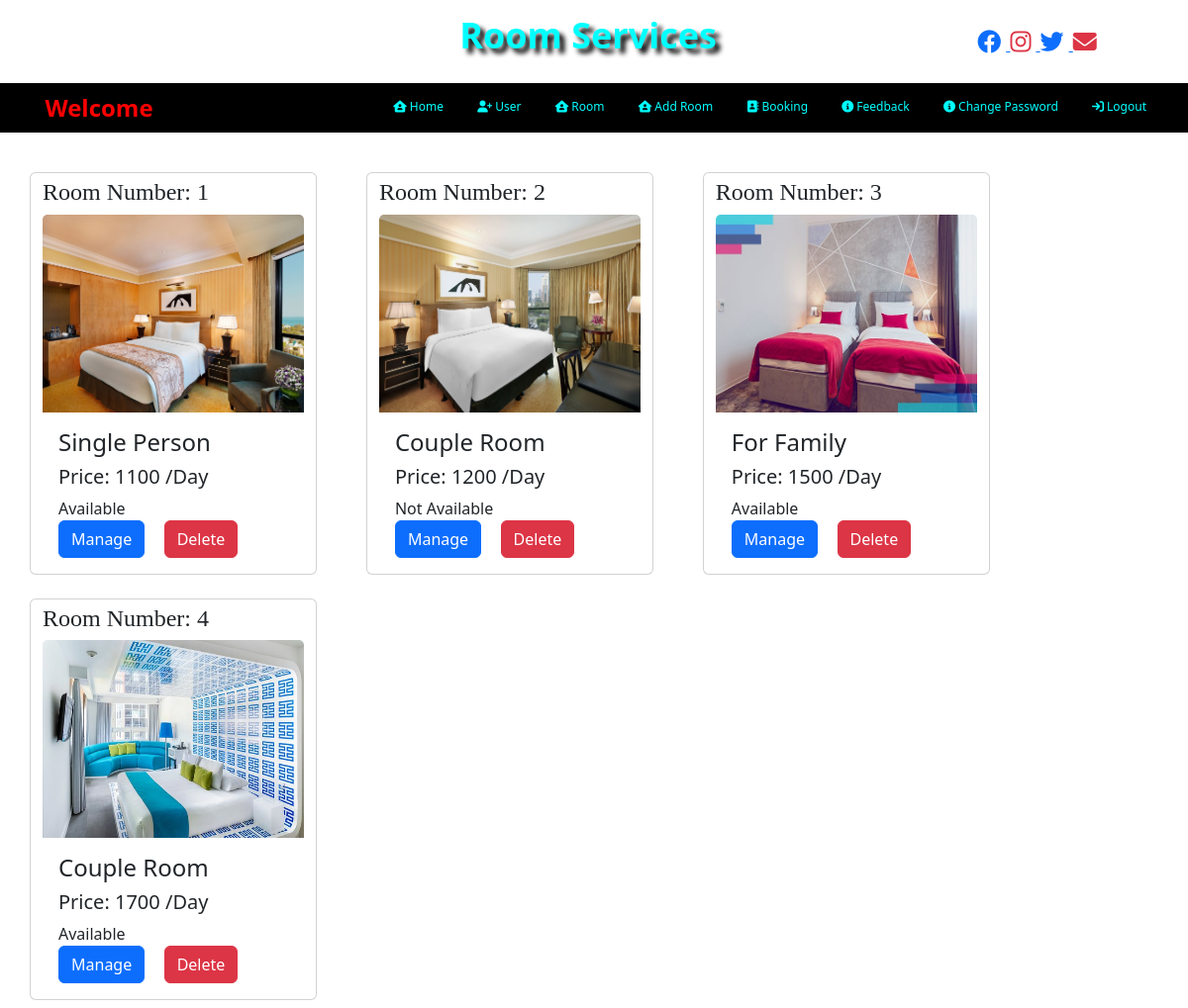
The page /view_room_admin (signed in) on the database its author committed.
### room/models.py (models this page shows)
class Room(models.Model):
    room_no = models.CharField(max_length=20,null=True,unique=True)
    image = models.FileField(null=True)
    type = models.CharField(max_length=30,null=True)
    status = models.CharField(max_length=30,null=True)
    price = models.CharField(max_length=20,null=True)

### room/views.py (the view)
# urls.py: path('view_room_admin',view_room_admin,name='view_room_admin'),
def view_room_admin(request):
    if not request.user.is_authenticated:
        return redirect('login')
    data = Room.objects.all()
    d = {'data':data}
    return render(request,'admin/view_room_admin.html',d)

### room/templates/admin/view_room_admin.html (shortened to what this page needs)
{% load static %}
{% block body %}
{% include 'admin_navigation.html' %}
<div class="container mt-4">
<div class="row">
    {% for i in data %}
    <div class="card float col-3 mt-3 mb-2 " style="width:290px">
        <h3><font face="mv boli" size="5">Room Number: {{i.room_no}}</font></h3>
        <img class="card-img-top" src="{{i.image.url}}" alt="Card image" height="200px">
        <div class="card-body">
          <h4 class="card-title">{{i.type}}</h4>
          <h5 class="card-title">Price: {{i.price}} /Day</h5>
            <div class="row">
                <div class="form-group col-md-12" >
                    <p class="card-text">{{i.status}}</p>
                </div>
                <div class="form-group col-md-5" >
                    <a href="{% url 'edit_room' i.id %}" class="btn btn-primary">Manage</a>
                </div>
                <div class="form-group col-md-6" >
                    <a href="{% url 'delete_room' i.id %}" onclick="return confirm('Are you sure?')" class="btn btn-danger">Delete</a>
                </div>
            </div>
        </div>
    </div>
{% endfor %}
    </div>
</div>
{% endblock %}

### rows shown on the page
Room: room_no "1", image (picture), type "Single Person", price "1100", status "Available"
Room: room_no "2", image (picture), type "Couple Room", price "1200", status "Not Available"
Room: room_no "3", image (picture), type "For Family", price "1500", status "Available"
Room: room_no "4", image (picture), type "Couple Room", price "1700", status "Available"
